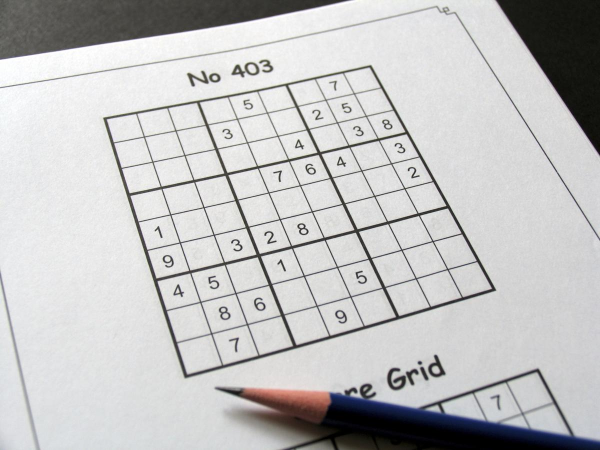
#> input picture sudoku.jpg, 1200 x 900 px (shown at 1/2 size)
$ python -i utilities.py   (imports and definitions only)   (older library calls are emulated)
#> lines starting #> are read from the running program, lines starting #| are printed output that depends on the picture; after the words box and inside, x2 and y2 are one past the last pixel; in counts of white or black regions, pixels touching at a corner belong together
#> further down, picture is the input picture: shape (900, 1200, 3); mean B, G, R 194.2, 194.2, 194.4
import cv2
import numpy as np
from tensorflow.keras.utils import img_to_array


# Helper function to determine if image is blurry
# Compute laplcian of the image and return the focus
def variance_of_laplacian(image):
    return cv2.Laplacian(image, cv2.CV_64F).var()

# Helper function to compute distance between two points


# [4 lines left out: function distance_between, not called in this run]

# Given an image of a sudoku board, return it processed, as well as array of corners


def find_puzzle(image):
    # If image too blurry
    if variance_of_laplacian(image) < 200:
        return None, None

    # Apply grayscale
    gray_image = cv2.cvtColor(image, cv2.COLOR_BGR2GRAY)

    # Guassian filter
    processed_image = cv2.GaussianBlur(
        gray_image, (7, 7), 0)
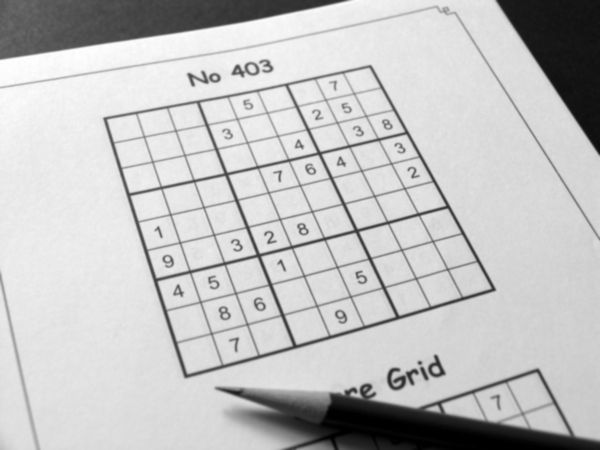
#> processed_image: shape (900, 1200) (shown at 1/2 size); min 0, max 254, mean 194.3

    # Threshold
    processed_image = cv2.adaptiveThreshold(
        processed_image, 255, cv2.ADAPTIVE_THRESH_GAUSSIAN_C, cv2.THRESH_BINARY_INV, 7, 2)
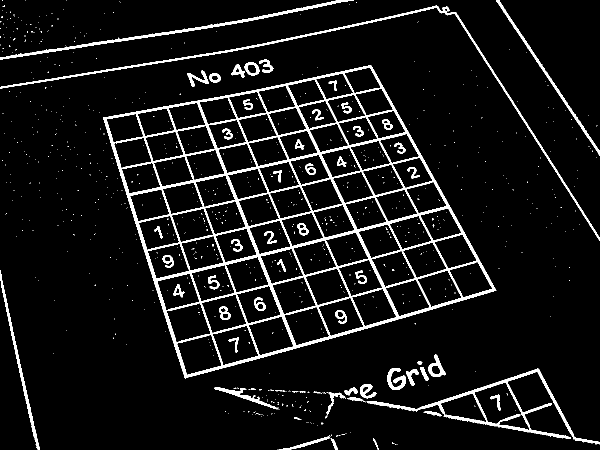
#> processed_image: shape (900, 1200) (shown at 1/2 size); 7.2% white; 856 white regions (798 under 20 px)

    # Find contours to identify edges
    contours, _ = cv2.findContours(
        processed_image, cv2.RETR_TREE, cv2.CHAIN_APPROX_SIMPLE)
#> contours = 973 contours, 819 with area under 20; largest, box (x1, y1, x2, y2) and area: (206, 130, 993, 757) 310278, (734, 737, 1200, 889) 13150, (948, 764, 1060, 861) 5656, (353, 669, 444, 751) 4738, (425, 650, 518, 731) 4698

    # Largest contour should be the outside of the grid
    contours = sorted(contours, key=cv2.contourArea, reverse=True)

    # Check if contour is square
    peri = cv2.arcLength(contours[0], True)
#> peri = 2416.3
    approx = cv2.approxPolyDP(contours[0], 0.02 * peri, True)
#> approx = [[741, 130], [206, 235], [370, 756], [992, 580]]
    if len(approx) == 4:
        # Find corners of largest contour representing the sudoku grid

        # Bottom right corner of puzzle will have largest (x + y) value
        # Top left should have the smallest (x + y) value
        # Top right has largest (x - y) value
        # Bottom left has smallest (x - y) value
        bottom_right = contours[0][np.argmax(
            [point[0][0] + point[0][1] for point in contours[0]])][0]
#> bottom_right = [991, 581]
        top_left = contours[0][np.argmin(
            [point[0][0] + point[0][1] for point in contours[0]])][0]
#> top_left = [206, 235]
        top_right = contours[0][np.argmax(
            [point[0][0] - point[0][1] for point in contours[0]])][0]
#> top_right = [743, 132]
        bottom_left = contours[0][np.argmin(
            [point[0][0] - point[0][1] for point in contours[0]])][0]
#> bottom_left = [369, 755]

        return np.array([top_left, top_right, bottom_right, bottom_left]), processed_image

    else:
        return None, None

# Given an image containing a sudoku and the corners
# of said puzzle, return a cropped and warped top down
# view.


# [125 lines left out: functions crop_puzzle, identify_cell, overlay_puzzle, not called in this run]

# Helper functions for sorting


def smallest_y(elem):
    x, y, w, h = cv2.boundingRect(elem)
    return y


def smallest_x(elem):
    x, y, w, h = cv2.boundingRect(elem)
    return x

# Extract sudoku board from cropped image


# [130 lines left out: functions extract_board, is_valid, find_empty, solve_sudoku, not called in this run]

>>> import cv2
>>> picture = cv2.imread('../sudoku.jpg')
>>> result = find_puzzle(picture)
